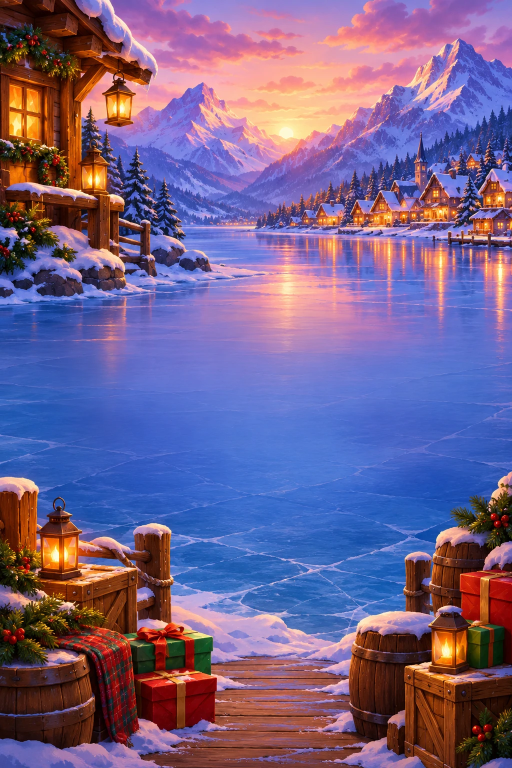
#> input picture art/whisker_tilt/source/bg_base_portrait.webp, 1024 x 1536 px, found by its file name (shown at 1/2 size)
$ python make_covers.py
#> lines starting #> are read from the running program, lines starting #| are printed output that depends on the picture
"""Finished key art: a 3:4 game tile and a 16:9 cover, both with the full DUMPSTER DUKE logo.

Run art/make_tile.py first (it cuts art/tile/tile_logo.png from the key art).
Writes art/tile/game_tile_3x4.png (1080x1440) and art/tile/cover_16x9.png (1920x1080).
Usage: python art/make_covers.py
"""
import os

import numpy as np
from PIL import Image, ImageEnhance, ImageFilter

HERE = os.path.dirname(os.path.abspath(__file__))
OUT = os.path.join(HERE, "tile")
BGS = os.path.join(HERE, "..", "web-sdk/apps/dumpster-duke/static/assets/sprites/dukeBackgrounds")
SYMBOLS = os.path.join(HERE, "final")


def bright_background(name, size, focus):
    """The game's cave art, lifted well above Stake's dark lobby, with a warm glow at `focus`."""
#> called with name = 'bg_base_portrait.webp', size = (1080, 1440), focus = (0.5, 0.45)
    im = Image.open(os.path.join(BGS, name)).convert("RGB")
#> im is the input picture: PIL image 1024x1536 RGB; mean R, G, B 116.5, 97, 138.5
    scale = max(size[0] / im.width, size[1] / im.height)
#> scale = 1.05
    im = im.resize((round(im.width * scale), round(im.height * scale)), Image.LANCZOS)
#> im: PIL image 1080x1620 RGB
    left, top = (im.width - size[0]) // 2, (im.height - size[1]) // 2
#> left = 0; top = 90
    im = im.crop((left, top, left + size[0], top + size[1]))
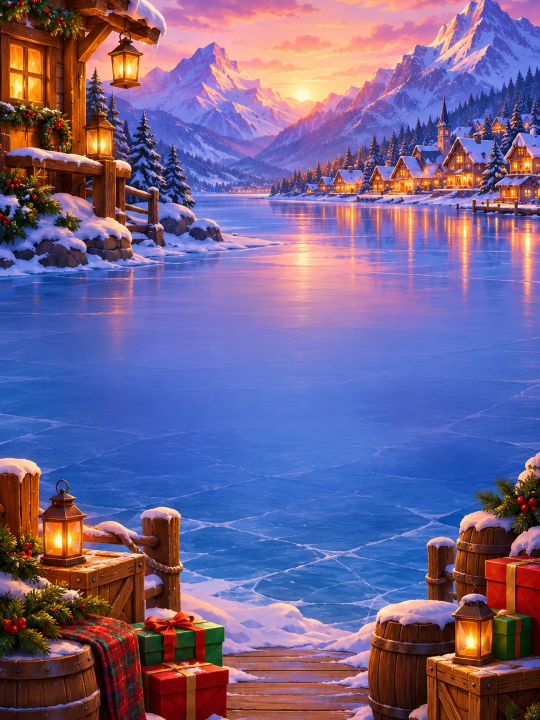
#> im: PIL image 1080x1440 RGB (shown at 1/2 size); mean R, G, B 114.7, 98.6, 141.3
    a = (np.asarray(im).astype(np.float32) / 255) ** 0.62
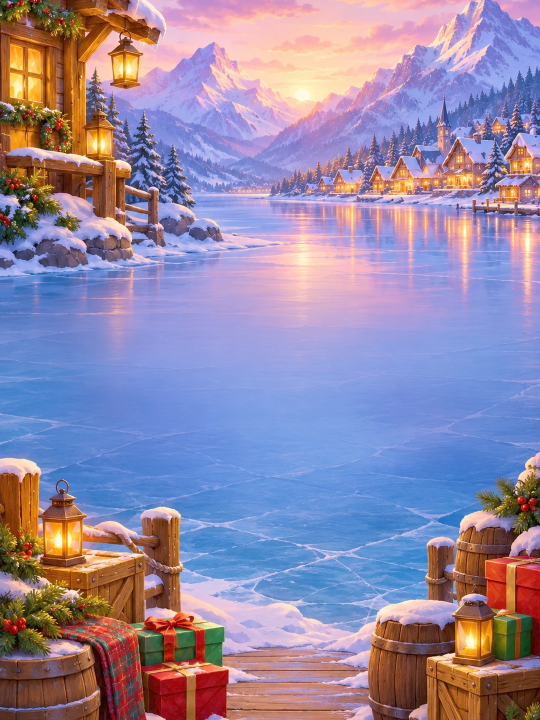
#> a: shape (1440, 1080, 3) float32 (shown at 1/2 size); mean R, G, B 0.585, 0.536, 0.65
    w, h = size
    yy, xx = np.mgrid[0:h, 0:w]
    d = np.sqrt(((xx - w * focus[0]) / (w * 0.55)) ** 2 + ((yy - h * focus[1]) / (h * 0.55)) ** 2)
    a = a + (np.clip(1 - d, 0, 1)[..., None] ** 1.5) * np.array([0.32, 0.20, 0.05])
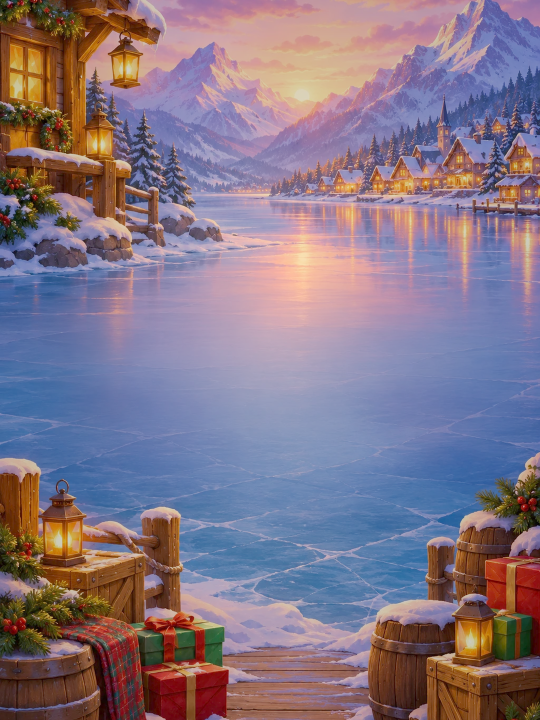
#> a: shape (1440, 1080, 3) float64 (shown at 1/2 size); mean R, G, B 0.654, 0.579, 0.661; drawn with min black and max white
    edge = np.clip(d - 0.8, 0, 1)[..., None]
    a = a * (1 - edge * 0.45) + np.array([0.62, 0.48, 0.92]) * edge * 0.45
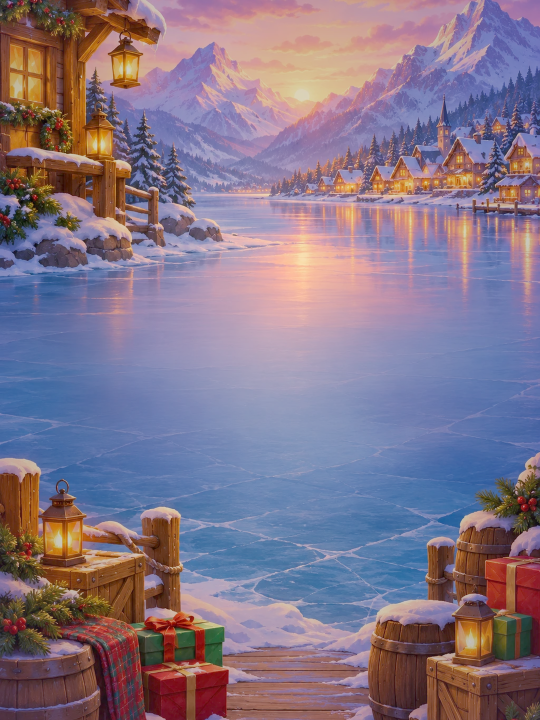
#> a: shape (1440, 1080, 3) float64 (shown at 1/2 size); mean R, G, B 0.656, 0.582, 0.677; drawn with min black and max white
    im = Image.fromarray((np.clip(a, 0, 1) * 255).astype(np.uint8))
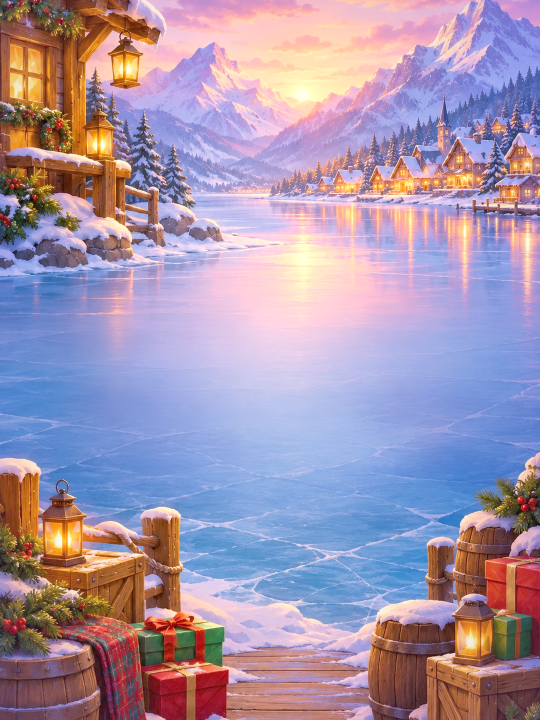
#> im: PIL image 1080x1440 RGB (shown at 1/2 size); mean R, G, B 165.3, 147.8, 172.1
    return ImageEnhance.Color(im).enhance(1.15).convert("RGBA")


def with_shadow(layer, blur=22, alpha=150):
    """Soft dark halo behind a cut-out so it separates from the busy background."""
    pad = blur * 3
    canvas = Image.new("RGBA", (layer.width + pad * 2, layer.height + pad * 2), (0, 0, 0, 0))
    shadow = Image.new("RGBA", layer.size, (30, 8, 45, alpha))
    canvas.paste(shadow, (pad, pad + blur // 2), layer.split()[3])
    canvas = canvas.filter(ImageFilter.GaussianBlur(blur))
    canvas.alpha_composite(layer, (pad, pad))
    return canvas


def place(base, layer, width, cx, cy, angle=0):
    layer = layer.resize((round(width), round(layer.height * width / layer.width)), Image.LANCZOS)
    if angle:
        layer = layer.rotate(angle, Image.BICUBIC, expand=True)
    layer = with_shadow(layer, blur=max(8, round(width / 40)))
    base.alpha_composite(layer, (round(cx - layer.width / 2), round(cy - layer.height / 2)))


def logo():
    im = Image.open(os.path.join(OUT, "tile_logo.png")).convert("RGBA")
    return im.crop(im.getbbox())


def symbol(name):
#> (the run stopped early here; a loop or call above may not have finished)
